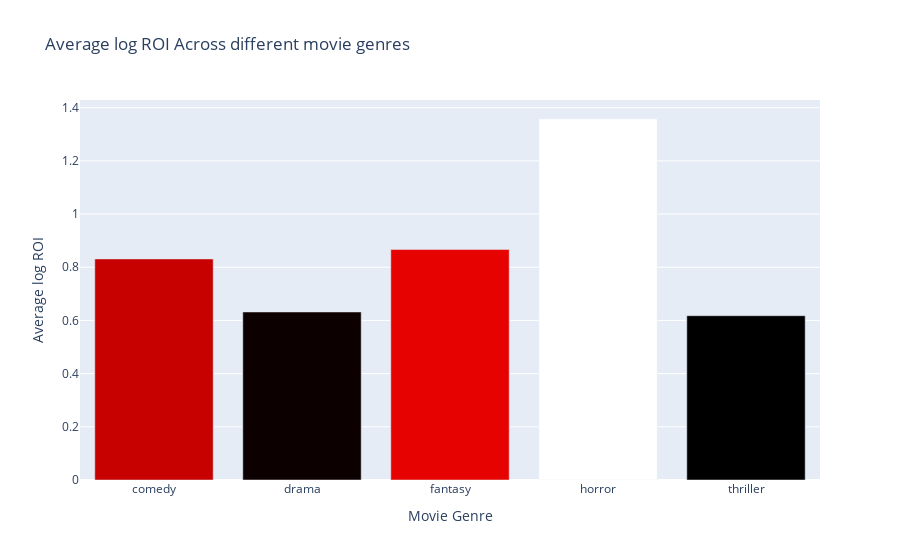

The cell this chart's notebook holds for it:
### Markdown cell above
#### 1.1.4 Analysis of ROI, ratings and movie success

### Code cell
eda.plot_average_log_roi_genres()

### Figure 1 — Plotly figure (JSON) as saved in the notebook; plotly's stock layout.template omitted (floating-point values rounded to 4 significant figures)
{"data": [{"alignmentgroup": "True", "hovertemplate": "Movie Genre=%{x}<br>Average log ROI=%{marker.color}<extra></extra>", "legendgroup": "", "marker": {"color": [0.8312, 0.6318, 0.8665, 1.358, 0.6178], "coloraxis": "coloraxis", "pattern": {"shape": ""}}, "name": "", "offsetgroup": "", "orientation": "v", "showlegend": false, "textposition": "auto", "type": "bar", "x": ["comedy", "drama", "fantasy", "horror", "thriller"], "xaxis": "x", "y": [0.8312, 0.6318, 0.8665, 1.358, 0.6178], "yaxis": "y"}], "layout": {"barmode": "relative", "coloraxis": {"colorbar": {"title": {"text": "Average log ROI"}}, "colorscale": [[0, "rgb(0,0,0)"], [0.3333, "rgb(230,0,0)"], [0.6667, "rgb(255,210,0)"], [1, "rgb(255,255,255)"]], "showscale": false}, "legend": {"tracegroupgap": 0}, "title": {"text": "Average log ROI Across different movie genres"}, "xaxis": {"anchor": "y", "domain": [0, 1], "title": {"text": "Movie Genre"}}, "yaxis": {"anchor": "x", "domain": [0, 1], "title": {"text": "Average log ROI"}}}}
